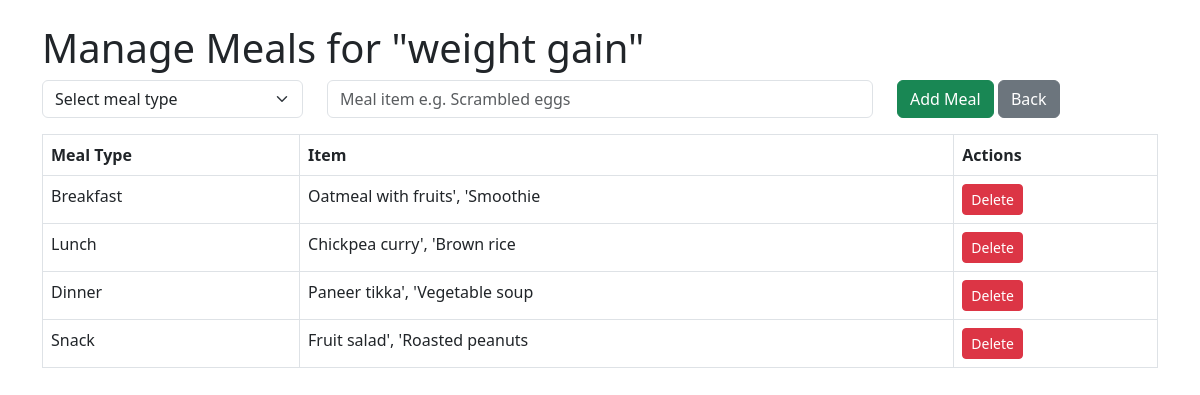
Screenshot of /admin/dietplans/1/meals with the database file from the repository.
### app.py (models this page shows)
class DietPlan(db.Model):
    __tablename__ = 'diet_plan'
    id = db.Column(db.Integer, primary_key=True)
    name = db.Column(db.String(150), nullable=False)  # e.g., "High Protein Plan"
    bmi_category = db.Column(db.String(50))            # e.g., "underweight", "normal", "overweight"
    diet_preference = db.Column(db.String(100))        # e.g., "high protein", "low carb", "vegetarian"
    description = db.Column(db.Text)                    # plan summary/details
    meals = db.relationship('Meal', backref='diet_plan', cascade='all, delete-orphan')

class Meal(db.Model):
    __tablename__ = 'meal'
    id = db.Column(db.Integer, primary_key=True)
    diet_plan_id = db.Column(db.Integer, db.ForeignKey('diet_plan.id'), nullable=False)
    meal_type = db.Column(db.String(50), nullable=False)  # "Breakfast", "Lunch", "Dinner", "Snack"
    item = db.Column(db.String(150), nullable=False)       # e.g., "Scrambled eggs"

### app.py (the view, shortened to what this page needs)
@app.route('/admin/dietplans/<int:plan_id>/meals', methods=['GET', 'POST'])
def manage_meals(plan_id):
    plan = DietPlan.query.get_or_404(plan_id)
    meals = Meal.query.filter_by(diet_plan_id=plan.id).all()
    return render_template('admin_manage_meals.html', plan=plan, meals=meals)

### templates/admin_manage_meals.html (shortened to what this page needs)
<!DOCTYPE html>
<html lang="en">
<head>
  <link href="https://cdn.jsdelivr.net/npm/bootstrap@5.3.0/dist/css/bootstrap.min.css" rel="stylesheet" />
</head>
<body class="container py-4">
  <h1>Manage Meals for "{{ plan.name }}"</h1>
  <form method="post" action="">
    <div class="row mb-3">
      <div class="col-md-3">
        <select class="form-select" name="meal_type" required>
          <option value="" disabled selected>Select meal type</option>
        </select>
      </div>
      <div class="col-md-6">
        <input type="text" name="item" class="form-control" placeholder="Meal item e.g. Scrambled eggs" required />
      </div>
      <div class="col-md-3">
        <button type="submit" class="btn btn-success">Add Meal</button>
        <a href="{{ url_for('list_dietplans') }}" class="btn btn-secondary">Back</a>
      </div>
    </div>
  </form>
  <table class="table table-bordered">
    <thead>
      <tr>
        <th>Meal Type</th>
        <th>Item</th>
        <th>Actions</th>
      </tr>
    </thead>
    <tbody>
      {% for meal in meals %}
      <tr>
        <td>{{ meal.meal_type }}</td>
        <td>{{ meal.item }}</td>
        <td>
          <form method="post" action="{{ url_for('delete_meal', meal_id=meal.id) }}" onsubmit="return confirm('Delete this meal?');" style="display:inline;">
            <button class="btn btn-sm btn-danger" type="submit">Delete</button>
          </form>
        </td>
      </tr>
      {% else %}
      <tr><td colspan="3" class="text-center">No meals found.</td></tr>
      {% endfor %}
    </tbody>
  </table>
</body>
</html>

### rows the page displays
DietPlan: name "weight gain"
Meal: meal_type "Breakfast", item "Oatmeal with fruits', 'Smoothie"
Meal: meal_type "Lunch", item "Chickpea curry', 'Brown rice"
Meal: meal_type "Dinner", item "Paneer tikka', 'Vegetable soup"
Meal: meal_type "Snack", item "Fruit salad', 'Roasted peanuts"
